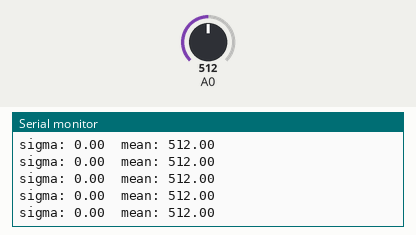
Recording of a sketch running on a simulated Arduino Uno, built with avr-gcc and run on an emulated ATmega328P. Parts: the last lines printed to the serial monitor. The inputs (shaded band) are chosen by the test bench; at power-on: A0 = 512.

Above: at 1.2 s.
1.3 s: A0 set to 497
At 2.4 s:
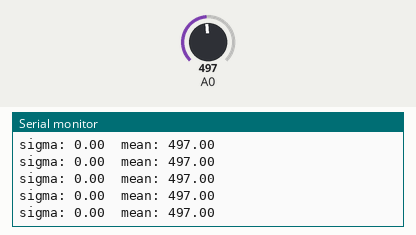
4.3 s: A0 set to 511
At 5.1 s:
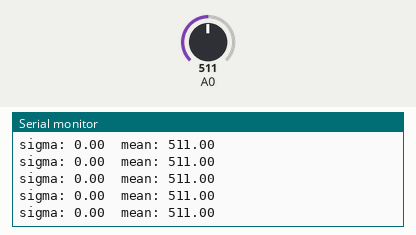
7.3 s: A0 set to 306
At 8.3 s:
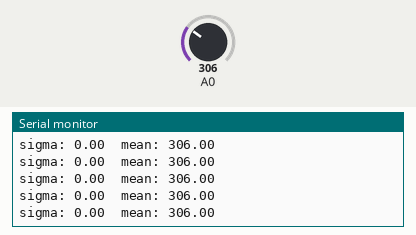
10.3 s: A0 set to 122
At 11.4 s:
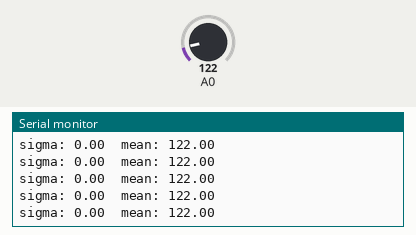
13.3 s: A0 set to 0
At 13.8 s:
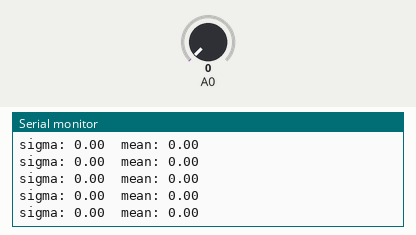
Timing chart, 0 to 16.3 s (numbered marks = the images above; inputs shaded):
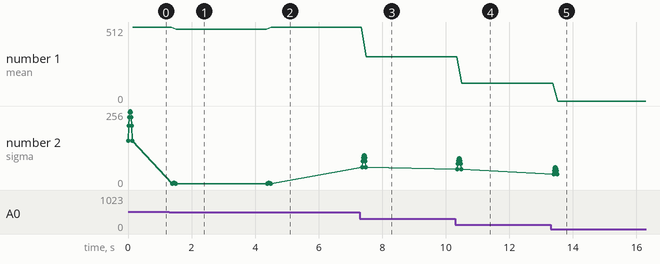

The sketch:

test_00.ino
```cpp
#define DELAY 1

//filter stuff
float B, A=0.1;
float mean  = 0.0;
float sigma = 0.0;


//Store distance readings to get rolling average
#define HISTORY_SIZE 10
int history[HISTORY_SIZE];
byte historySpot;

// SETUP ////////////////////////////////////////////////////////////////////////////////////////////
void setup()
{
  // initialize serial communication at 9600 bits per second:
  Serial.begin(9600);

  Serial.println("ready");
  B = 1.0 - A;

  for (int x = 0 ; x < HISTORY_SIZE ; x++)
    history[x] = 0;
}

// LOOP /////////////////////////////////////////////////////////////////////////////////////////////
void loop()
{

  int value = analogRead(A0);

  //Serial.println(value);

  history[historySpot] = value;
  if (++historySpot == HISTORY_SIZE) historySpot = 0;

  long avgValue = 0;
  for (int x = 0 ; x < HISTORY_SIZE ; x++)
    avgValue += history[x];
  avgValue /= HISTORY_SIZE;

  //Serial.print("avgValue: "); Serial.println(avgValue);

  mean = avgValue;
  float accum = 0;
  for (int x = 0 ; x < HISTORY_SIZE ; x++) {
    accum += pow(history[x] - mean, 2);
  }
  sigma = sqrt( accum / HISTORY_SIZE );

  //Serial.print("sigma: "); Serial.println(sigma);
  if( sigma < 3 )
  {
    // there's a touch
    Serial.print("sigma: "); Serial.print(sigma); Serial.print("\tmean: "); Serial.println(mean);
  }
  else
  {
    Serial.print("sigma: "); Serial.println(sigma);
  }


  delay(DELAY);        // delay in between reads for stability
}
```

Measured:
- after the input at 1.3 s, the serial monitor: prints a new line after 0.09 s (image 1)
- after the input at 4.3 s, the serial monitor: prints a new line after 0.08 s (image 2)
- after the input at 7.3 s, the serial monitor: prints a new line after 0.07 s (image 3)
- after the input at 10.3 s, the serial monitor: prints a new line after 0.07 s (image 4)
- after the input at 13.3 s, the serial monitor: prints a new line after 0.09 s (image 5)
- plotted number 1: 512 → 497 after the input at 1.3 s, 497 → 511 after the input at 4.3 s, 511 → 306 after the input at 7.3 s, 306 → 122 after the input at 10.3 s
- plotted number 2: 153.6 → 4.53 after the input at 1.3 s, 4.53 → 4.24 after the input at 4.3 s, 4.24 → 61.5 after the input at 7.3 s, 61.5 → 55.2 after the input at 10.3 s
